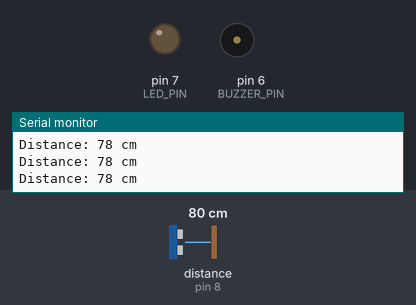
The sketch below on a simulated Arduino Uno, built with avr-gcc and run on an emulated ATmega328P. Parts: output pins drawn as LEDs (lit = HIGH), buzzer (waves = sounding, pin HIGH), the last lines printed to the serial monitor. Wiring (inferred from the names in the program): ultrasonic range finder: trigger pin 9; echo pin 8. Dashed ring = blinking. Inputs (shaded band) come from the test bench; at power-on: distance to the obstacle (sensor on pin 8) 80 cm. The echo pulse lasts 58.3 µs per cm; pins used as bus, display or sensor lines are not drawn.

Above: at 1.2 s.
1.3 s: distance to the obstacle (sensor on pin 8) set to 35 cm
4.3 s: distance to the obstacle (sensor on pin 8) set to 28 cm
At 4.7 s:
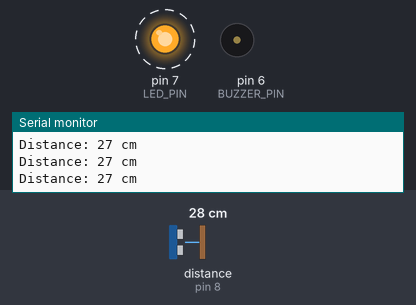
7.3 s: distance to the obstacle (sensor on pin 8) set to 19 cm
10.3 s: distance to the obstacle (sensor on pin 8) set to 14 cm
At 10.43 s:
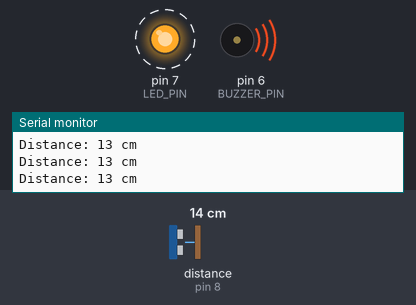
13.3 s: distance to the obstacle (sensor on pin 8) set to 60 cm
14.8 s: distance to the obstacle (sensor on pin 8) set to 18 cm
At 15.7 s:
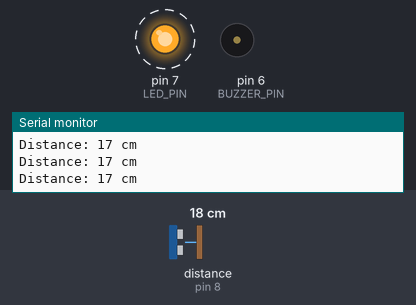
Timing chart, 0 to 18.8 s (numbered marks = the images above; inputs shaded):
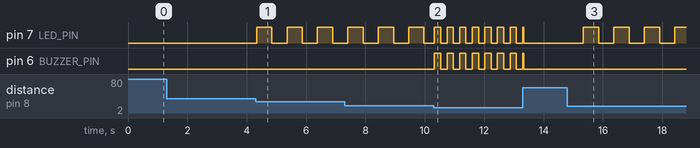

The sketch:

Day_17___Ultrasonic_Sensor_+_FSM.ino
```cpp
/*****************
 * Day 17 - Ultrasonic Sensor FSM (Non-Blocking)
 * Board: Arduino Mega / Uno
 * Sensor: HC-SR04
 * Features:
 *  - Finite State Machine (FSM)
 *  - Non-blocking timing using millis()
 *  - LED + Buzzer feedback
 *****************/

// ----------- PIN DEFINITIONS -----------
#define TRIG_PIN    9
#define ECHO_PIN    8
#define LED_PIN     7
#define BUZZER_PIN  6

// ----------- FSM STATES -----------
enum State {
  IDLE,
  OBJECT_DETECTED,
  WARNING
};

State currentState = IDLE;

// ----------- TIMING VARIABLES -----------
unsigned long previousMillis = 0;
bool ledState = LOW;

const unsigned long detectedInterval = 500; // ms
const unsigned long warningInterval  = 200; // ms

// ----------- DISTANCE THRESHOLDS -----------
const int detectedDistance = 30; // cm
const int warningDistance  = 15; // cm

// ----------- SETUP -----------
void setup() {
  pinMode(TRIG_PIN, OUTPUT);
  pinMode(ECHO_PIN, INPUT);
  pinMode(LED_PIN, OUTPUT);
  pinMode(BUZZER_PIN, OUTPUT);

  Serial.begin(9600);
  Serial.println("Day 17 FSM Ultrasonic Started");
}

// ----------- MAIN LOOP -----------
void loop() {
  long distance = readDistance();
  updateState(distance);
  handleOutputs();
}

// ----------- ULTRASONIC FUNCTION -----------
long readDistance() {
  digitalWrite(TRIG_PIN, LOW);
  delayMicroseconds(2);

  digitalWrite(TRIG_PIN, HIGH);
  delayMicroseconds(10);
  digitalWrite(TRIG_PIN, LOW);

  long duration = pulseIn(ECHO_PIN, HIGH, 30000);

  if (duration == 0) return -1; // no echo

  long distance = duration * 0.034 / 2;

  Serial.print("Distance: ");
  Serial.print(distance);
  Serial.println(" cm");

  return distance;
}

// ----------- FSM LOGIC -----------
void updateState(long distance) {
  switch (currentState) {

    case IDLE:
      if (distance > 0 && distance <= detectedDistance) {
        currentState = OBJECT_DETECTED;
      }
      break;

    case OBJECT_DETECTED:
      if (distance <= warningDistance) {
        currentState = WARNING;
      } else if (distance > detectedDistance) {
        currentState = IDLE;
      }
      break;

    case WARNING:
      if (distance > detectedDistance) {
        currentState = IDLE;
      }
      break;
  }
}

// ----------- OUTPUT HANDLER -----------
void handleOutputs() {
  unsigned long currentMillis = millis();

  switch (currentState) {

    case IDLE:
      digitalWrite(LED_PIN, LOW);
      digitalWrite(BUZZER_PIN, LOW);
      break;

    case OBJECT_DETECTED:
      if (currentMillis - previousMillis >= detectedInterval) {
        previousMillis = currentMillis;
        ledState = !ledState;
        digitalWrite(LED_PIN, ledState);
      }
      digitalWrite(BUZZER_PIN, LOW);
      break;

    case WARNING:
      if (currentMillis - previousMillis >= warningInterval) {
        previousMillis = currentMillis;
        ledState = !ledState;
        digitalWrite(LED_PIN, ledState);
        digitalWrite(BUZZER_PIN, ledState);
      }
      break;
  }
}
```

Measured:
- the behaviour switches between 32 and 31 cm on distance to the obstacle (sensor on pin 8) (found by bisection; images 0 and 1)
- the behaviour switches between 17 and 16 cm on distance to the obstacle (sensor on pin 8) (found by bisection; images 1 and 2)
- after the input at 4.3 s, pin 7 (LED_PIN): alternates HIGH for 0.51 s and LOW for 0.51 s, starting at once
- after the input at 10.3 s, pin 7 (LED_PIN), pin 6 (BUZZER_PIN): alternates HIGH for 0.21 s and LOW for 0.21 s, starting at once
- after the input at 14.8 s, pin 7 (LED_PIN): alternates HIGH for 0.51 s and LOW for 0.51 s, starting after 0.55 s
